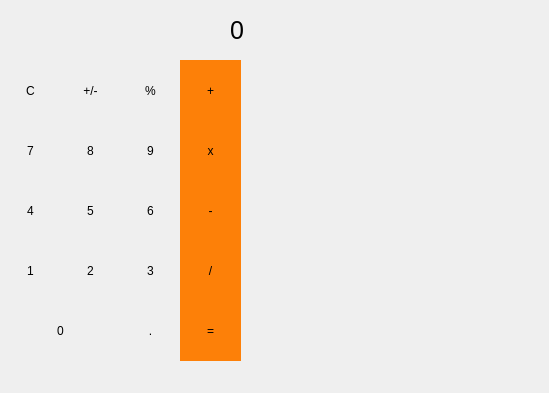
<?xml version="1.0" encoding="UTF-8"?>
<ui version="4.0">
 <class>calc</class>
 <widget class="QMainWindow" name="calc">
  <property name="geometry">
   <rect>
    <x>0</x>
    <y>0</y>
    <width>549</width>
    <height>393</height>
   </rect>
  </property>
  <property name="windowTitle">
   <string>calc</string>
  </property>
  <widget class="QWidget" name="centralwidget">
   <widget class="QLabel" name="label">
    <property name="geometry">
     <rect>
      <x>0</x>
      <y>0</y>
      <width>246</width>
      <height>362</height>
     </rect>
    </property>
    <property name="text">
     <string/>
    </property>
    <property name="alignment">
     <set>Qt::AlignLeading|Qt::AlignLeft|Qt::AlignTop</set>
    </property>
   </widget>
   <widget class="QPushButton" name="pushButton_clear">
    <property name="geometry">
     <rect>
      <x>0</x>
      <y>60</y>
      <width>61</width>
      <height>61</height>
     </rect>
    </property>
    <property name="styleSheet">
     <string notr="true">QPushButton{
border: 1px;
}</string>
    </property>
    <property name="text">
     <string>C</string>
    </property>
   </widget>
   <widget class="QPushButton" name="pushButton_plus">
    <property name="geometry">
     <rect>
      <x>180</x>
      <y>60</y>
      <width>61</width>
      <height>61</height>
     </rect>
    </property>
    <property name="styleSheet">
     <string notr="true">#pushButton_plus{
border: 1px;
background-color: rgb(253, 128, 8)
}</string>
    </property>
    <property name="text">
     <string>+</string>
    </property>
   </widget>
   <widget class="QPushButton" name="pushButton_percent">
    <property name="geometry">
     <rect>
      <x>120</x>
      <y>60</y>
      <width>61</width>
      <height>61</height>
     </rect>
    </property>
    <property name="styleSheet">
     <string notr="true">QPushButton{
border: 1px;
}</string>
    </property>
    <property name="text">
     <string>%</string>
    </property>
   </widget>
   <widget class="QPushButton" name="pushButton_plusminus">
    <property name="geometry">
     <rect>
      <x>60</x>
      <y>60</y>
      <width>61</width>
      <height>61</height>
     </rect>
    </property>
    <property name="styleSheet">
     <string notr="true">QPushButton{
border: 1px;
}</string>
    </property>
    <property name="text">
     <string>+/-</string>
    </property>
   </widget>
   <widget class="QPushButton" name="pushButton_9">
    <property name="geometry">
     <rect>
      <x>120</x>
      <y>120</y>
      <width>61</width>
      <height>61</height>
     </rect>
    </property>
    <property name="styleSheet">
     <string notr="true">QPushButton{
border: 1px;
}</string>
    </property>
    <property name="text">
     <string>9</string>
    </property>
   </widget>
   <widget class="QPushButton" name="pushButton_multiply">
    <property name="geometry">
     <rect>
      <x>180</x>
      <y>120</y>
      <width>61</width>
      <height>61</height>
     </rect>
    </property>
    <property name="styleSheet">
     <string notr="true">QPushButton{
border: 1px;
background-color:rgb(253, 128, 8)
}</string>
    </property>
    <property name="text">
     <string>x</string>
    </property>
   </widget>
   <widget class="QPushButton" name="pushButton_8">
    <property name="geometry">
     <rect>
      <x>60</x>
      <y>120</y>
      <width>61</width>
      <height>61</height>
     </rect>
    </property>
    <property name="styleSheet">
     <string notr="true">QPushButton{
border: 1px;
}</string>
    </property>
    <property name="text">
     <string>8</string>
    </property>
   </widget>
   <widget class="QPushButton" name="pushButton_7">
    <property name="geometry">
     <rect>
      <x>0</x>
      <y>120</y>
      <width>61</width>
      <height>61</height>
     </rect>
    </property>
    <property name="styleSheet">
     <string notr="true">QPushButton{
border: 1px;
}</string>
    </property>
    <property name="text">
     <string>7</string>
    </property>
   </widget>
   <widget class="QPushButton" name="pushButton_3">
    <property name="geometry">
     <rect>
      <x>120</x>
      <y>240</y>
      <width>61</width>
      <height>61</height>
     </rect>
    </property>
    <property name="styleSheet">
     <string notr="true">QPushButton{
border: 1px;
}</string>
    </property>
    <property name="text">
     <string>3</string>
    </property>
   </widget>
   <widget class="QPushButton" name="pushButton_divide">
    <property name="geometry">
     <rect>
      <x>180</x>
      <y>240</y>
      <width>61</width>
      <height>61</height>
     </rect>
    </property>
    <property name="styleSheet">
     <string notr="true">QPushButton{
border: 1px;
background-color: rgb(253, 128, 8)
}</string>
    </property>
    <property name="text">
     <string>/</string>
    </property>
   </widget>
   <widget class="QPushButton" name="pushButton_2">
    <property name="geometry">
     <rect>
      <x>60</x>
      <y>240</y>
      <width>61</width>
      <height>61</height>
     </rect>
    </property>
    <property name="styleSheet">
     <string notr="true">QPushButton{
border: 1px;
}</string>
    </property>
    <property name="text">
     <string>2</string>
    </property>
   </widget>
   <widget class="QPushButton" name="pushButton_1">
    <property name="geometry">
     <rect>
      <x>0</x>
      <y>240</y>
      <width>61</width>
      <height>61</height>
     </rect>
    </property>
    <property name="styleSheet">
     <string notr="true">QPushButton{
border: 1px;
}</string>
    </property>
    <property name="text">
     <string>1</string>
    </property>
   </widget>
   <widget class="QPushButton" name="pushButton_6">
    <property name="geometry">
     <rect>
      <x>120</x>
      <y>180</y>
      <width>61</width>
      <height>61</height>
     </rect>
    </property>
    <property name="styleSheet">
     <string notr="true">QPushButton{
border: 1px;
}</string>
    </property>
    <property name="text">
     <string>6</string>
    </property>
   </widget>
   <widget class="QPushButton" name="pushButton_minus">
    <property name="geometry">
     <rect>
      <x>180</x>
      <y>180</y>
      <width>61</width>
      <height>61</height>
     </rect>
    </property>
    <property name="styleSheet">
     <string notr="true">QPushButton{
border: 1px;
background-color: rgb(253, 128, 8)
}</string>
    </property>
    <property name="text">
     <string>-</string>
    </property>
   </widget>
   <widget class="QPushButton" name="pushButton_5">
    <property name="geometry">
     <rect>
      <x>60</x>
      <y>180</y>
      <width>61</width>
      <height>61</height>
     </rect>
    </property>
    <property name="styleSheet">
     <string notr="true">QPushButton{
border: 1px;
}</string>
    </property>
    <property name="text">
     <string>5</string>
    </property>
   </widget>
   <widget class="QPushButton" name="pushButton_4">
    <property name="geometry">
     <rect>
      <x>0</x>
      <y>180</y>
      <width>61</width>
      <height>61</height>
     </rect>
    </property>
    <property name="styleSheet">
     <string notr="true">QPushButton{
border: 1px;
}</string>
    </property>
    <property name="text">
     <string>4</string>
    </property>
   </widget>
   <widget class="QPushButton" name="pushButton_equals">
    <property name="geometry">
     <rect>
      <x>180</x>
      <y>300</y>
      <width>61</width>
      <height>61</height>
     </rect>
    </property>
    <property name="styleSheet">
     <string notr="true">QPushButton{
border: 1px;
background-color: rgb(253, 128, 8)
}</string>
    </property>
    <property name="text">
     <string>=</string>
    </property>
   </widget>
   <widget class="QPushButton" name="pushButton_0">
    <property name="geometry">
     <rect>
      <x>0</x>
      <y>300</y>
      <width>121</width>
      <height>61</height>
     </rect>
    </property>
    <property name="styleSheet">
     <string notr="true">QPushButton{
border: 1px;
}</string>
    </property>
    <property name="text">
     <string>0</string>
    </property>
   </widget>
   <widget class="QPushButton" name="pushButton_dot">
    <property name="geometry">
     <rect>
      <x>120</x>
      <y>300</y>
      <width>61</width>
      <height>61</height>
     </rect>
    </property>
    <property name="styleSheet">
     <string notr="true">QPushButton{
border: 1px;
}</string>
    </property>
    <property name="text">
     <string>.</string>
    </property>
   </widget>
   <widget class="QLabel" name="label_2">
    <property name="geometry">
     <rect>
      <x>0</x>
      <y>0</y>
      <width>244</width>
      <height>61</height>
     </rect>
    </property>
    <property name="font">
     <font>
      <pointsize>19</pointsize>
     </font>
    </property>
    <property name="text">
     <string>0</string>
    </property>
    <property name="alignment">
     <set>Qt::AlignRight|Qt::AlignTrailing|Qt::AlignVCenter</set>
    </property>
   </widget>
  </widget>
 </widget>
 <resources/>
 <connections/>
</ui>
